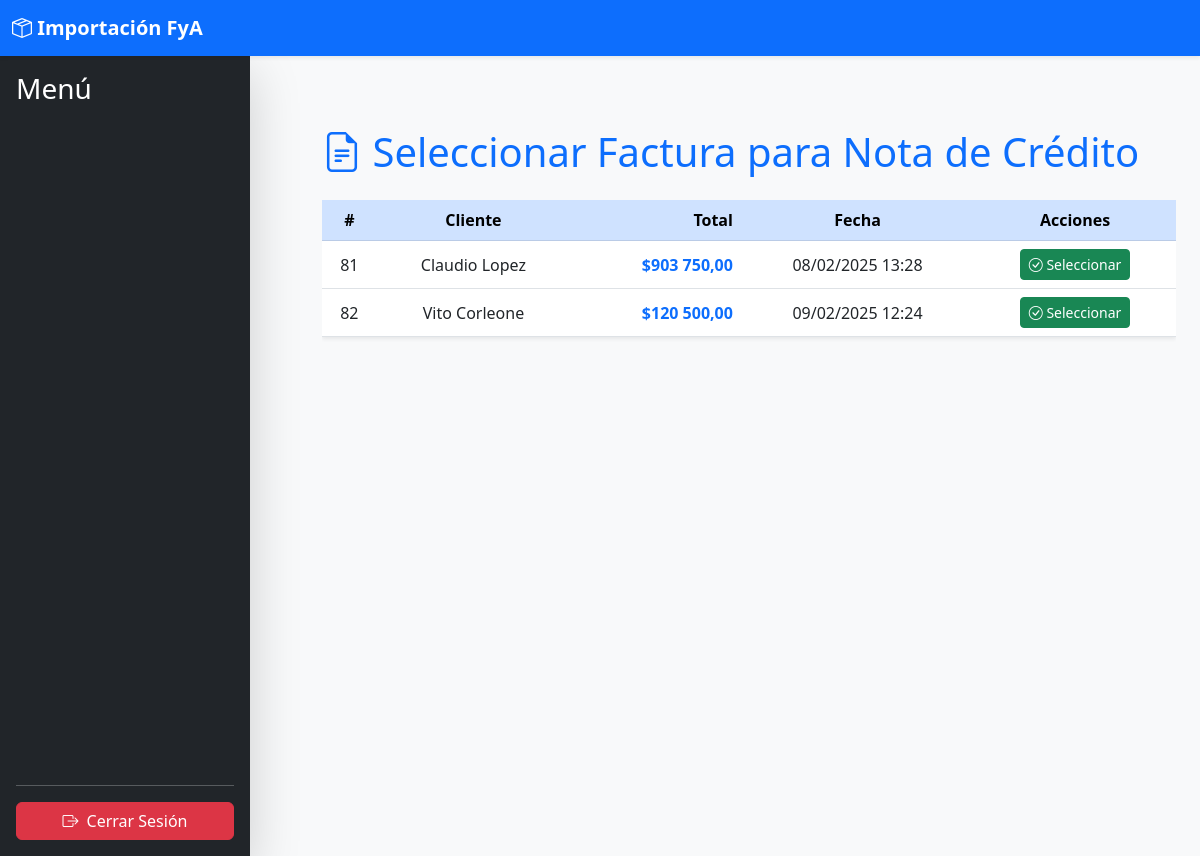
The app's page /facturacion/notas-credito/facturas/ with its own data.
### facturacion/models.py (models this page shows, shortened)
class Factura(models.Model):
    cliente = models.ForeignKey(Cliente, on_delete=models.CASCADE, related_name='facturas')
    fecha = models.DateTimeField(auto_now_add=True)
    dolar_venta = models.DecimalField(max_digits=10, decimal_places=2, default=0)  # Dólar al momento de la venta
    pago_pesos = models.DecimalField(max_digits=10, decimal_places=2, default=0)  # Monto en pesos
    pago_dolares = models.DecimalField(max_digits=10, decimal_places=2, default=0)  # Monto en dólares
    metodo_pago = models.CharField(
        max_length=20,
        choices=[
            ('pesos', 'Pesos'),
            ('dolares', 'Dólares'),
            ('mixto', 'Mixto')
        ],
        default='pesos'
    )
    total = models.DecimalField(max_digits=10, decimal_places=2, default=0)
    vuelto = models.DecimalField(max_digits=10, decimal_places=2, default=0)
    observaciones = models.TextField(blank=True, null=True)  # Nuevo campo agregado
    vuelto_entregado = models.BooleanField(default=False, verbose_name="¿Vuelto entregado?")  # ✅ Nuevo campo

### accounts/models.py (models this page shows, shortened)
class Cliente(models.Model):
    id = models.AutoField(primary_key=True)
    nombre = models.CharField(max_length=100)
    apellido = models.CharField(max_length=100)
    email = models.EmailField(unique=True)
    telefono = models.CharField(max_length=15, blank=True, null=True)
    direccion = models.TextField(blank=True, null=True)
    notas = models.TextField(blank=True, null=True)
    fecha_registro = models.DateTimeField(default=now)

### facturacion/views.py (the view)
# urls.py: path('notas-credito/facturas/', views.listar_facturas_para_nota_credito, name='listar_facturas_para_nota_credito'),
def listar_facturas_para_nota_credito(request):
    facturas = Factura.objects.all()  # Ajusta el filtro si es necesario
    return render(request, 'facturacion/listar_facturas_para_nota_credito.html', {'facturas': facturas})

### facturacion/templates/facturacion/listar_facturas_para_nota_credito.html (shortened to what this page needs)
{% extends 'core/base.html' %}
{% load humanize %}
{% block content %}
<div class="container mt-5">
    <h1 class="mb-4 text-primary text-left">
        <i class="bi bi-file-earmark-text"></i> Seleccionar Factura para Nota de Crédito
    </h1>
    <div class="table-responsive">
        <table class="table table-hover shadow-sm text-center align-middle">
            <thead class="table-primary">
                <tr>
                    <th class="text-center">#</th>
                    <th class="text-center">Cliente</th>
                    <th class="text-end">Total</th>
                    <th class="text-center">Fecha</th>
                    <th class="text-center">Acciones</th>
                </tr>
            </thead>
            <tbody>
                {% for factura in facturas %}
                <tr>
                    <td class="text-center">{{ factura.id }}</td>
                    <td class="text-center">{{ factura.cliente.nombre }} {{ factura.cliente.apellido }}</td>
                    <td class="text-end text-primary fw-bold">${{ factura.total|intcomma }}</td>
                    <td class="text-center">{{ factura.fecha|date:"d/m/Y H:i" }}</td>
                    <td class="text-center">
                        <a href="{% url 'facturacion:crear_nota_credito' factura.id %}"
                           class="btn btn-sm btn-success" title="Seleccionar Factura">
                            <i class="bi bi-check-circle"></i> Seleccionar
                        </a>
                    </td>
                </tr>
                {% empty %}
                <tr>
                    <td colspan="5" class="text-center text-muted py-3">
                        📄 No hay facturas disponibles.
                    </td>
                </tr>
                {% endfor %}
            </tbody>
        </table>
    </div>
</div>
{% endblock %}

### records on screen
Factura: id "81", cliente.nombre "Claudio", cliente.apellido "Lopez", total "903 750,00", fecha "08/02/2025 13:28"
Factura: id "82", cliente.nombre "Vito", cliente.apellido "Corleone", total "120 500,00", fecha "09/02/2025 12:24"
